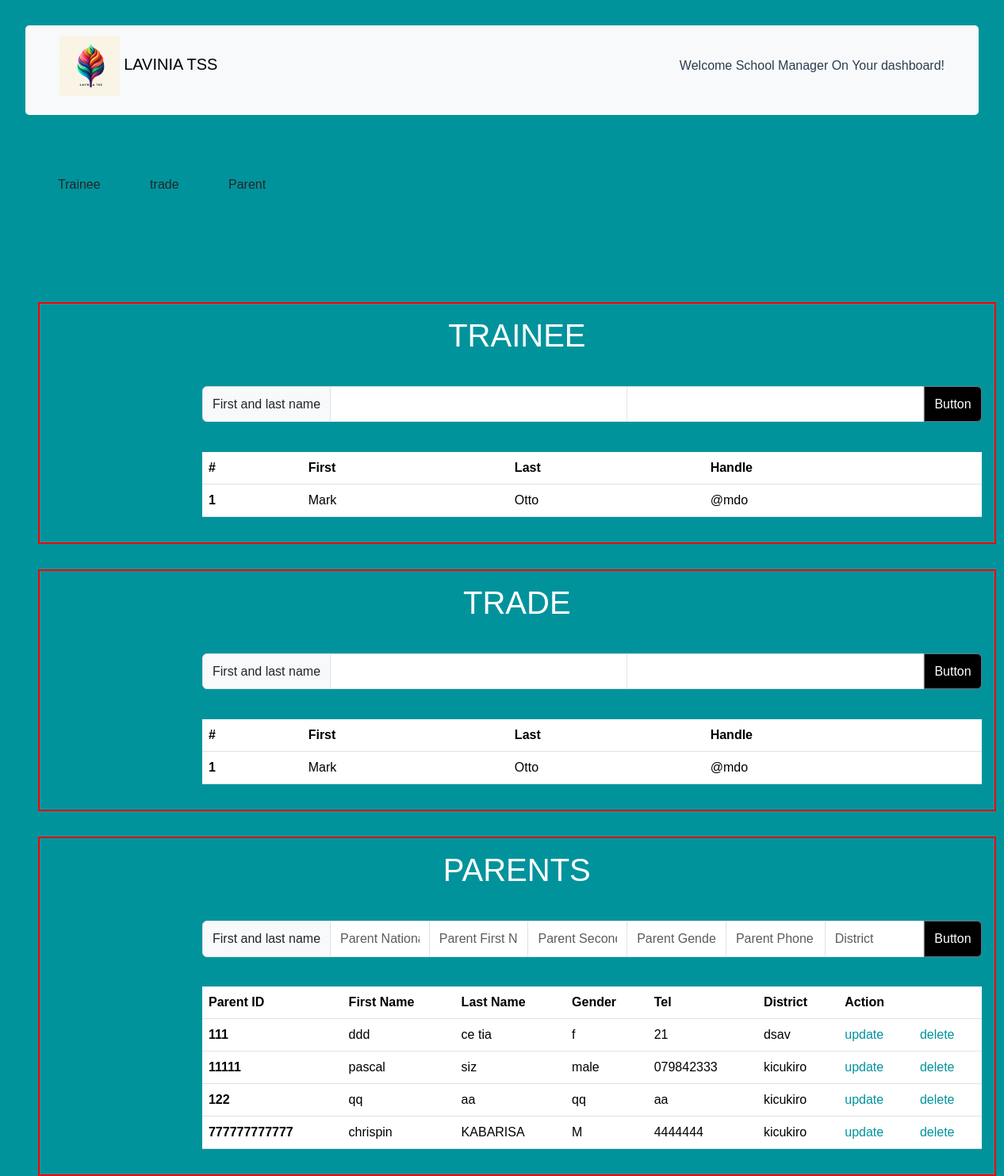
The app's page /admin.php with its own data.
### tables this page shows
CREATE TABLE `parents` (
  `ParentNationalId` varchar(255) NOT NULL,
  `pFirstName` varchar(255) NOT NULL,
  `pLastName` varchar(255) NOT NULL,
  `pGender` varchar(255) NOT NULL,
  `PhoneNumber` varchar(255) NOT NULL,
  `District` varchar(255) NOT NULL
);

### admin.php (the view, shortened to what this page needs)
<?php
require_once "conn.php";
?>
<!DOCTYPE html>
<html lang="en">
  <head>
    <link
      href="https://cdn.jsdelivr.net/npm/bootstrap@5.3.3/dist/css/bootstrap.min.css"
      rel="stylesheet"
    />
    <link rel="stylesheet" href="assets/assets/css/style.css">
  </head>
  <body>
    <nav
      class="navbar bg-body-tertiary"
      id="nav"
      style="height: 3cm;"
    >
      <div class="container">
        <a class="navbar-brand" href="#nav">
          <img
            src="assets/assets/img/logo.jpg"
            style="height: 2cm; width: auto"
            alt="LAVINIA TSS"
            width="30"
            height="24"
          />
          LAVINIA TSS
        </a>
        Welcome School Manager On Your dashboard!
      </div>
    <center>
    <br><br><br>
    <div class="container-fluid">
       <a href="#trainee"><button type="button" class="btn">Trainee</button></a>
       <a href="#trade"><button type="button" class="btn">trade</button></a>
       <a href="#parent"><button type="button" class="btn">Parent</button></a>
       </div>
  </center>
     <section id="trainee" style="margin-top:3cm; " >
     <h1>TRAINEE </h1>
    <form action="insert.php" method="post">
    <div class="input-group" style="width:26cm; margin-left:5cm;">
  <span class="input-group-text">First and last name</span>
  <input type="text" aria-label="First name" class="form-control" style=" height:1.2cm">
  <input type="text" aria-label="Last name" class="form-control" style=" height:1.2cm">
  <button class="btn btn-outline-secondary" type="button"  name="submit" id="button-addon2" style="background-color: white; height:1.2cm; background-color:black; color:white; width:auto; margin:0;">Button</button>
</div>
</form>
<table class="table" style="width:26cm; margin-left:5cm;margin-top:1cm; ">
  <thead>
    <tr>
      <th scope="col">#</th>
      <th scope="col">First</th>
      <th scope="col">Last</th>
      <th scope="col">Handle</th>
    </tr>
  </thead>
  <tbody>
    <tr>
      <th scope="row">1</th>
      <td>Mark</td>
      <td>Otto</td>
      <td>@mdo</td>
    </tr>
  </tbody>
</table>
</section>
     <section id="trade">
      <H1>TRADE</H1>
    <form action="insert.php" method="post">
    <div class="input-group" style="width:26cm; margin-left:5cm;">
  <span class="input-group-text">First and last name</span>
  <input type="text" aria-label="First name" class="form-control" style=" height:1.2cm">
  <input type="text" aria-label="Last name" class="form-control" style=" height:1.2cm">
  <button class="btn btn-outline-secondary" type="button"  name="submit" id="button-addon2" style="background-color: white; height:1.2cm; background-color:black; color:white; width:auto; margin:0;">Button</button>
</div>
</form>
<table class="table" style="width:26cm; margin-left:5cm;margin-top:1cm; ">
  <thead>
    <tr>
      <th scope="col">#</th>
      <th scope="col">First</th>
      <th scope="col">Last</th>
      <th scope="col">Handle</th>
    </tr>
  </thead>
  <tbody>
    <tr>
      <th scope="row">1</th>
      <td>Mark</td>
      <td>Otto</td>
      <td>@mdo</td>
    </tr>
  </tbody>
</table>
</section>
     <section id="parent">
      <H1>PARENTS</H1>
    <form method="post">
    <div class="input-group" style="width:26cm; margin-left:5cm;">
  <span class="input-group-text">First and last name</span>
  <input type="text" name="pid" placeholder="Parent National Id" class="form-control" style=" height:1.2cm">
  <input type="text" name="pfn" placeholder="Parent First Name" class="form-control" style=" height:1.2cm">
  <input type="text" name="psn" placeholder="Parent Second Name" class="form-control" style=" height:1.2cm">
  <input type="text" name="pgender" placeholder="Parent Gender" class="form-control" style=" height:1.2cm">
  <input type="text" name="pnumber" placeholder="Parent Phone Number" class="form-control" style=" height:1.2cm">
  <input type="text" name="district" placeholder="District" class="form-control" style=" height:1.2cm">
  <button class="btn btn-outline-secondary" type="submit"  name="submit_parent" id="button-addon2" style="background-color: white; height:1.2cm; background-color:black; color:white; width:auto; margin:0;">Button</button>
</div>
</form>
<table class="table" style="width:26cm; margin-left:5cm;margin-top:1cm; ">
  <thead>
    <tr>
      <th scope="col">Parent ID</th>
      <th scope="col">First Name</th>
      <th scope="col">Last Name</th>
      <th scope="col">Gender</th>
      <th scope="col">Tel</th>
      <th scope="col">District</th>
      <th col-span="2">Action</th>
      <th col-span="2"></th>
    </tr>
  </thead>
  <tbody>
  <?php
  $select = "SELECT * FROM parents";
  $display = mysqli_query($conn, $select);
  if (mysqli_num_rows($display) > 0) {
      while ($row = mysqli_fetch_assoc($display)) {
          echo "<tr><th scope='row'>{$row['ParentNationalId']}</th>";
          $parentid = $row['ParentNationalId'];
          echo "<td>{$row['pFirstName']}</td>";
          echo "<td>{$row['pLastName']}</td>";
          echo "<td>{$row['pGender']}</td>";
          echo "<td>{$row['PhoneNumber']}</td>";
          echo "<td>{$row['District']}</td>";
          echo "<td><a href='admin-update.php?pid=$parentid'>update</a></td>";
          echo "<td><a href='admin.php?pid=$parentid'>delete</a></td>";
          echo "</tr>";
      }
  }
  ?>
</tbody>
</table>
</section>
  </body>
</html>

### assets/assets/css/style.css (style rules this page uses)
* { padding: 0; margin: 0; box-sizing: border-box; }
:root { --primary-color: #3498db; --secondary-color: #9cc1ab; --background-color: #c5ccce; --text-color: #2c3e50; --font-family: "Arial", sans-serif; --base-font-size: 16px; --padding: 1rem; --margin: 1rem; --border-radius: 5px; }
body { background-color: var(--background-color); color: var(--text-color); margin: var(--margin); padding: var(--padding); font-size: var(--base-font-size); height: 100vh; background: #01939c; overflow-y: auto; font-family: 'Poppins', sans-serif; }
button { margin: var(--margin); margin-left: 5cm; }
#nav { border-radius: var(--border-radius); }
a { text-decoration: none; color: #01939c; transition: 0.5s ease; }
h1 { text-align: center; color: #fff; font-weight: 300; margin: 0 0 40px; }
input, textarea { font-size: 17px; display: block; width: 100%; height: 100%; padding: 5px 10px; background: none; background-image: none; border: 1px solid #01939c; color: #fff; border-radius: 6px; transition: border-color 0.25s ease, box-shadow 0.25s ease; }
section { border: 2px solid red; padding: var(--padding); margin: var(--margin); }
button { margin: var(--margin); }

### records on screen
parents: ParentNationalId "111", pFirstName "ddd", pLastName "ce tia", pGender "f", PhoneNumber "21", District "dsav"
parents: ParentNationalId "11111", pFirstName "pascal", pLastName "siz", pGender "male", PhoneNumber "079842333", District "kicukiro"
parents: ParentNationalId "122", pFirstName "qq", pLastName "aa", pGender "qq", PhoneNumber "aa", District "kicukiro"
parents: ParentNationalId "777777777777", pFirstName "chrispin", pLastName "KABARISA", pGender "M", PhoneNumber "4444444", District "kicukiro"
